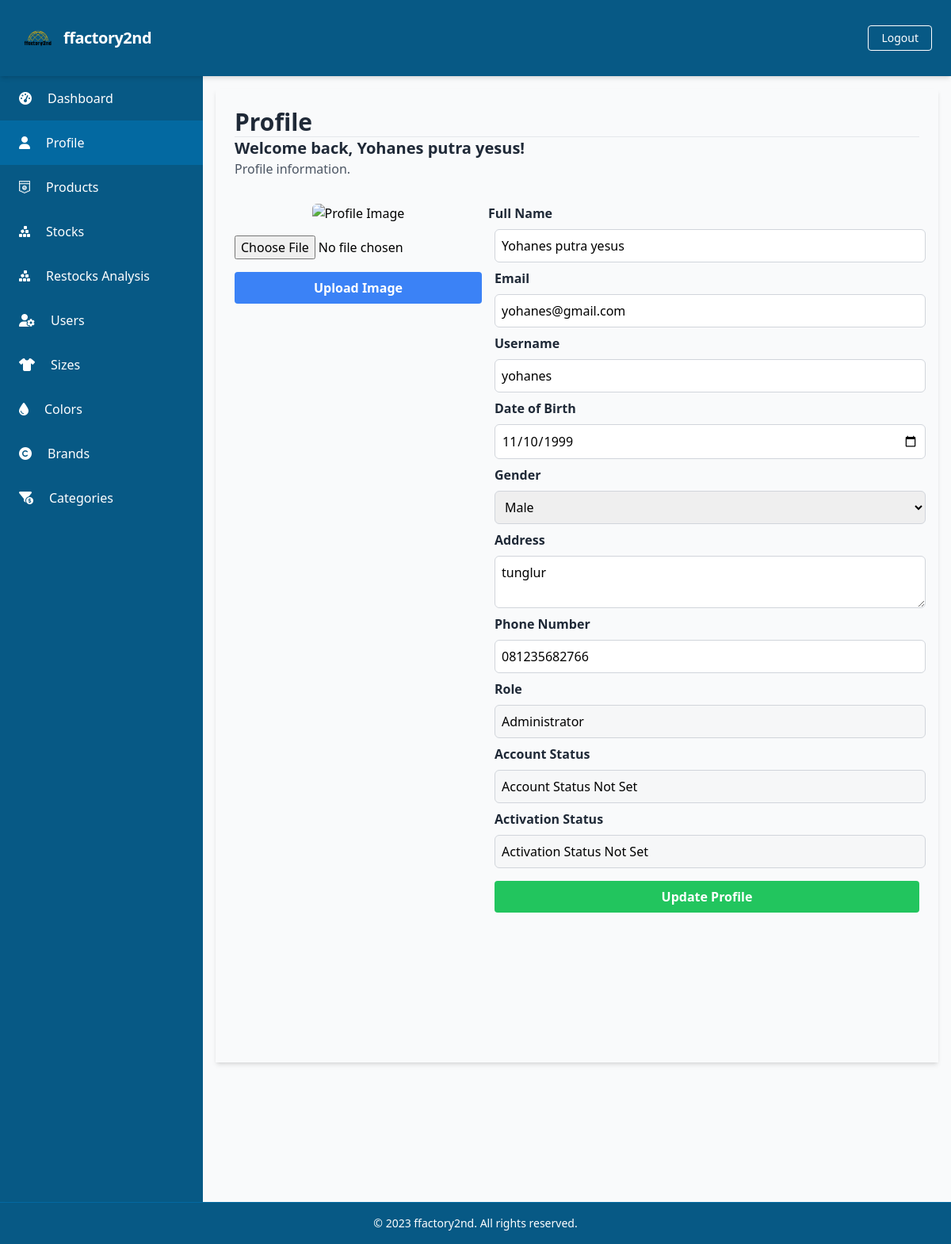
Screenshot of /profiles/profile.php (signed in) with the database file from the repository.
### tables this page shows
CREATE TABLE `Users` (
  `UserID` int(11) NOT NULL,
  `Username` varchar(50) NOT NULL,
  `Password` varchar(255) NOT NULL,
  `Email` varchar(100) NOT NULL,
  `FullName` varchar(100) DEFAULT NULL,
  `DateOfBirth` date DEFAULT NULL,
  `Gender` varchar(10) DEFAULT NULL,
  `Address` text DEFAULT NULL,
  `PhoneNumber` varchar(20) DEFAULT NULL,
  `RoleID` int(11) DEFAULT NULL,
  `AccountCreationDate` timestamp NOT NULL DEFAULT current_timestamp() ON UPDATE current_timestamp(),
  `LastLogin` datetime DEFAULT NULL,
  `AccountStatus` varchar(20) DEFAULT NULL,
  `ProfilePictureURL` varchar(255) DEFAULT NULL,
  `ActivationStatus` varchar(20) DEFAULT NULL
);

CREATE TABLE `Roles` (
  `RoleID` int(11) NOT NULL,
  `RoleName` varchar(50) NOT NULL
);

### database/connection.php (called while the page is built, shortened)
<?php
$baseUrl = "http://localhost/final_project_ricky_2023/";

### public/profiles/profile.php (the view, shortened to what this page needs)
<?php
require_once('../../database/connection.php');
include_once('../components/header.php');
$user_id = $_SESSION['UserID'];
$select_query = "SELECT Users.*, Roles.RoleName FROM Users
                LEFT JOIN Roles ON Users.RoleID = Roles.RoleID
                WHERE Users.UserID = ?";
$select_stmt = $conn->prepare($select_query);
$select_stmt->bind_param('i', $user_id);
$select_stmt->execute();
$result = $select_stmt->get_result();
if ($result->num_rows === 1) {
    $user = $result->fetch_assoc();
} else {
}
?>
<div class="h-screen flex flex-col">
    <?php include('../components/navbar.php'); ?>
    <div class="flex-grow bg-gray-50 flex flex-row shadow-md">
        <?php include('../components/sidebar.php'); ?>
        <main class=" bg-gray-50 flex flex-col flex-1 overflow-y-scroll h-screen flex-shrink-0 sc-hide pb-40">
            <div class="flex items-start justify-start p-6 shadow-md m-4 flex-1 flex-col">
                <h1 class="text-3xl text-gray-800 font-semibold border-b border-gray-200 w-full">Profile</h1>
                <h2 class="text-xl text-gray-800 font-semibold">Welcome back, <?php echo $_SESSION['FullName']; ?>!</h2>
                <p class="text-gray-600">Profile information.</p>
                <div class="flex flex-row w-full space-x-2 space-y-2 mt-4 mb-4">
                    <div class="flex flex-col w-96 items-center justify-top pt-4">
                        <img src="<?php echo $baseUrl; ?>public/static/image/profile/<?php echo $_SESSION['ProfilePictureURL']; ?>" alt="Profile Image" class="rounded-md object-cover mb-4">
                        <form id="image-upload-form" action="upload_image.php" method="POST" enctype="multipart/form-data" class="w-full">
                            <input type="file" name="profile_image" accept="image/*">
                            <button type="button" onclick="confirmImageUpload()" class="bg-blue-500 hover-bg-blue-700 text-white font-bold py-2 px-4 rounded mt-4 w-full">
                                Upload Image
                            </button>
                        </form>
                    </div>
                    <form action="profile.php" method="POST" class="flex flex-col w-full space-x-2 mt-4 mb-4" id="profile-update-form">
                        <label for="fullname" class="block font-semibold text-gray-800 mt-2 mb-2">Full Name</label>
                        <input type="text" id="fullname" name="fullname" class="w-full rounded-md border-gray-300 focus-border-blue-500 focus-ring focus-ring-blue-500 focus-ring-opacity-50 focus-outline-none px-2 py-2 border" value="<?php echo $user['FullName']; ?>">
                        <label for="email" class="block font-semibold text-gray-800 mt-2 mb-2">Email</label>
                        <input type="email" id="email" name="email" class="w-full rounded-md border-gray-300 focus-border-blue-500 focus-ring focus-ring-blue-500 focus-ring-opacity-50 focus-outline-none px-2 py-2 border" value="<?php echo $user['Email']; ?>">
                        <label for="username" class="block font-semibold text-gray-800 mt-2 mb-2">Username</label>
                        <input type="text" id="username" name="username" class="w-full rounded-md border-gray-300 focus-border-blue-500 focus-ring focus-ring-blue-500 focus-ring-opacity-50 focus-outline-none px-2 py-2 border" value="<?php echo $user['Username']; ?>">
                        <label for="dob" class="block font-semibold text-gray-800 mt-2 mb-2">Date of Birth</label>
                        <input type="date" id="dob" name="dob" class="w-full rounded-md border-gray-300 focus-border-blue-500 focus-ring focus-ring-blue-500 focus-ring-opacity-50 focus-outline-none px-2 py-2 border" value="<?php echo $user['DateOfBirth']; ?>">
                        <label for="gender" class="block font-semibold text-gray-800 mt-2 mb-2">Gender</label>
                        <select id="gender" name="gender" class="w-full rounded-md border-gray-300 focus-border-blue-500 focus-ring focus-ring-blue-500 focus-ring-opacity-50 focus-outline-none px-2 py-2 border">
                            <option value="Male" <?php if ($user['Gender'] === 'Male') echo 'selected'; ?>>Male</option>
                        </select>
                        <label for="address" class="block font-semibold text-gray-800 mt-2 mb-2">Address</label>
                        <textarea id="address" name="address" class="w-full rounded-md border-gray-300 focus-border-blue-500 focus-ring focus-ring-blue-500 focus-ring-opacity-50 focus-outline-none px-2 py-2 border"><?php echo $user['Address']; ?></textarea>
                        <label for="phone" class="block font-semibold text-gray-800 mt-2 mb-2">Phone Number</label>
                        <input type="text" id="phone" name="phone" class="w-full rounded-md border-gray-300 focus-border-blue-500 focus-ring focus-ring-blue-500 focus-ring-opacity-50 focus-outline-none px-2 py-2 border" value="<?php echo $user['PhoneNumber']; ?>">
                        <label for="role" class="block font-semibold text-gray-800 mt-2 mb-2">Role</label>
                        <input type="text" id="role" name="role" class="w-full rounded-md border-gray-300 focus-border-blue-500 focus-ring focus-ring-blue-500 focus-ring-opacity-50 focus-outline-none px-2 py-2 border" value="<?php echo $user['RoleName']; ?>" disabled>
                        <label for="accountStatus" class="block font-semibold text-gray-800 mt-2 mb-2">Account Status</label>
                        <input type="text" id="accountStatus" name="accountStatus" class="w-full rounded-md border-gray-300 focus-border-blue-500 focus-ring focus-ring-blue-500 focus-ring-opacity-50 focus-outline-none px-2 py-2 border" value="<?php echo ($user['AccountStatus'] !== null) ? $user['AccountStatus'] : 'Account Status Not Set'; ?>" disabled>
                        <label for="activationStatus" class="block font-semibold text-gray-800 mt-2 mb-2">Activation Status</label>
                        <input type="text" id="activationStatus" name="activationStatus" class="w-full rounded-md border-gray-300 focus-border-blue-500 focus-ring focus-ring-blue-500 focus-ring-opacity-50 focus-outline-none px-2 py-2 border" value="<?php echo ($user['ActivationStatus'] !== null) ? $user['ActivationStatus'] : 'Activation Status Not Set'; ?>" disabled>
                        <button type="submit" class="bg-green-500 hover:bg-green-700 text-white font-bold py-2 px-4 rounded mt-4">
                            Update Profile
                        </button>
                    </form>
                </div>
            </div>
        </main>
    </div>
    <?php include('../components/footer.php'); ?>
</div>
</body>
</html>

### rows the page displays
users: fullname "Yohanes putra yesus", email "yohanes@gmail.com", username "yohanes", dob "11/10/1999", gender "Male", address "tunglur", phone "081235682766", role "Administrator", accountStatus "Account Status Not Set", activationStatus "Activation Status Not Set"

### other values shown
$baseTitle "ffactory2nd"
$_SESSION['FullName'] "Yohanes putra yesus"
